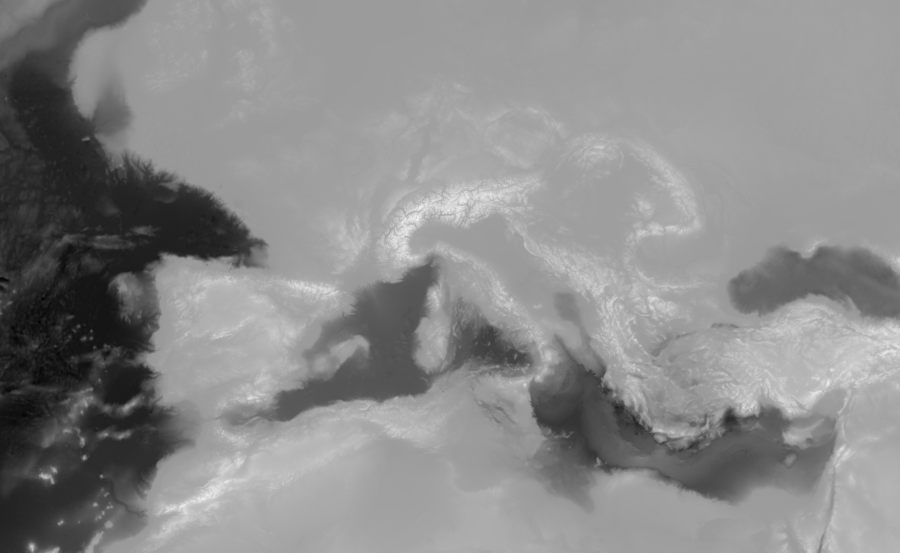
#> input picture jarvis-intelligence-chamber/assets/nautical/terrain/mediterranean-elevation-2min.png, 1800 x 1105 px (shown at 1/2 size)
$ python build_professional_relief.py
#> lines starting #> are read from the running program, lines starting #| are printed output that depends on the picture
#!/usr/bin/env python3
"""Render the existing georeferenced NOAA elevation grid as an engraved atlas.
Relief and contours follow elevation data; paper grain is decorative only.
"""
from pathlib import Path
import hashlib,json
import numpy as np
from PIL import Image,ImageFilter
ROOT=Path(__file__).resolve().parents[1]
source=ROOT/'assets/nautical/terrain/mediterranean-elevation-2min.png'
elevation=np.asarray(Image.open(source),dtype=np.float32)-12000
height=np.maximum(elevation,0)
# Work at native grid resolution: avoid inventing finer terrain by upscaling first.
dy,dx=np.gradient(height,2250,2500)
normal=np.dstack((-dx*4,-dy*4,np.ones_like(height)))
normal/=np.linalg.norm(normal,axis=2)[:,:,None]
sun=np.array([-.60,-.62,.50]);sun/=np.linalg.norm(sun)
shade=np.clip(.66+np.sum(normal*sun,axis=2)*.60,.47,1.22)
stops=np.array([0,150,400,900,1600,2500,4000])
palette=np.array([[209,178,121],[201,168,108],[192,160,98],[191,159,105],[202,173,122],[222,197,151],[241,223,186]])
rgb=np.stack([np.interp(height,stops,palette[:,c]) for c in range(3)],axis=2)
# Tight elevation bands give a restrained engraved contour treatment.
contours=np.exp(-((np.mod(height,180)-90)/15)**2)*np.clip(height/600,0,1)
lat=np.degrees(2*np.arctan(np.exp(np.radians(66.48233060009922-(np.arange(1105)+.5)/30)))-np.pi/2)[:,None]
green=np.clip((lat-36)/5,0,1)*np.exp(-((height-550)/650)**2)*.55
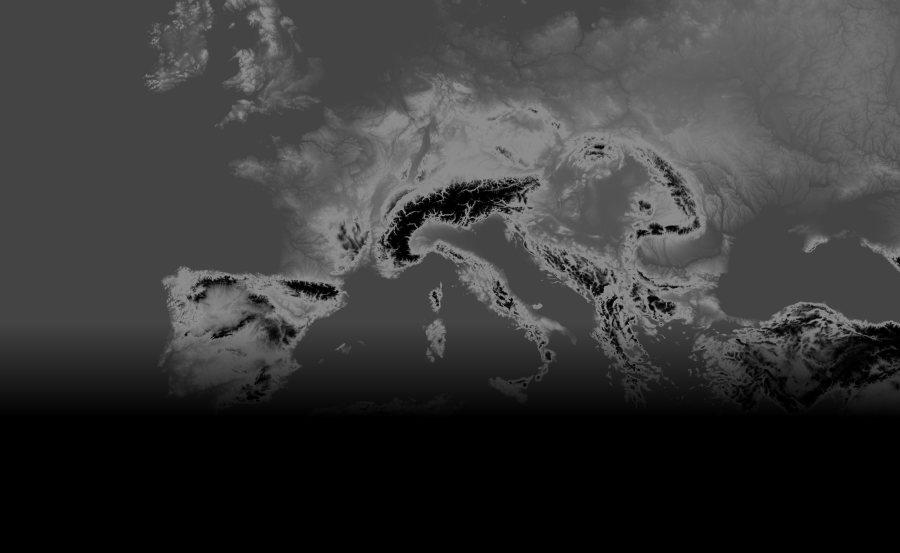
#> green: shape (1105, 1800) float64 (shown at 1/2 size); min 0, max 0.55, mean 0.224
rgb=rgb*(1-green[:,:,None])+np.array([130,139,79])[None,None,:]*green[:,:,None]
rgb*=shade[:,:,None]*(1-contours[:,:,None]*.13)
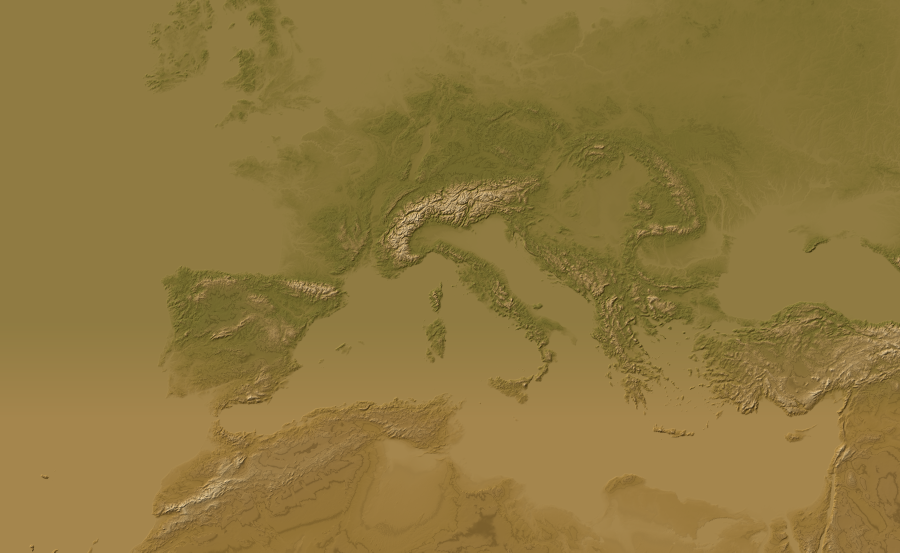
#> rgb: shape (1105, 1800, 3) float64 (shown at 1/2 size); mean of channels 0, 1, 2 178.5, 157.1, 101.6; drawn with min black and max white
rgb=np.uint8(np.clip(rgb,0,255))
img=Image.fromarray(rgb).resize((1800,1105),Image.Resampling.LANCZOS).filter(ImageFilter.UnsharpMask(radius=1,percent=145,threshold=2))
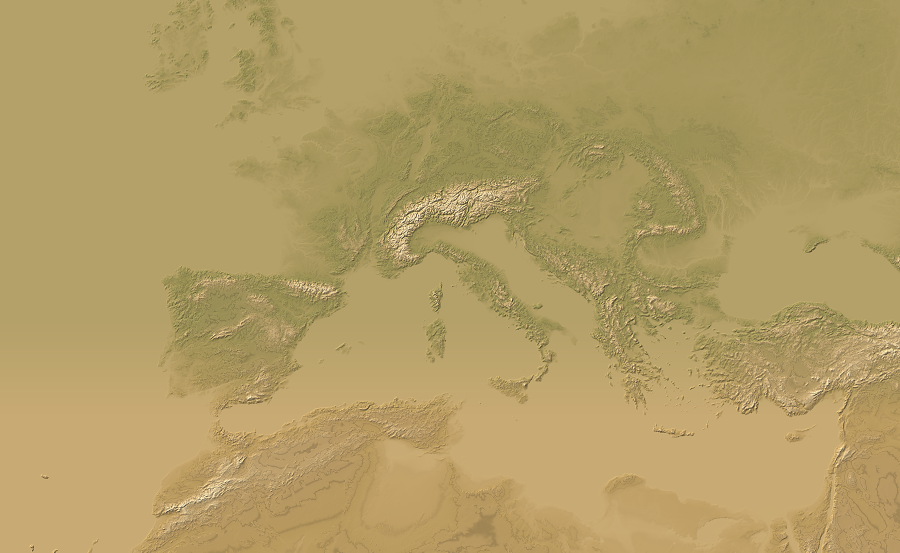
#> img: PIL image 1800x1105 RGB (shown at 1/2 size); mean R, G, B 178.1, 156.7, 101.2
# Deterministic nongeographic paper grain; it does not alter heights/coastlines.
rng=np.random.default_rng(1577)
paper=np.asarray(img,dtype=np.float32)
paper+=rng.normal(0,2.6,(1105,1800,1))
target=ROOT/'assets/nautical/terrain/professional-relief.png'
Image.fromarray(np.uint8(np.clip(paper,0,255))).save(target,optimize=True)
# Bathymetry supplies subtle physical structure to the dark sea.
depth=np.maximum(-elevation,0)
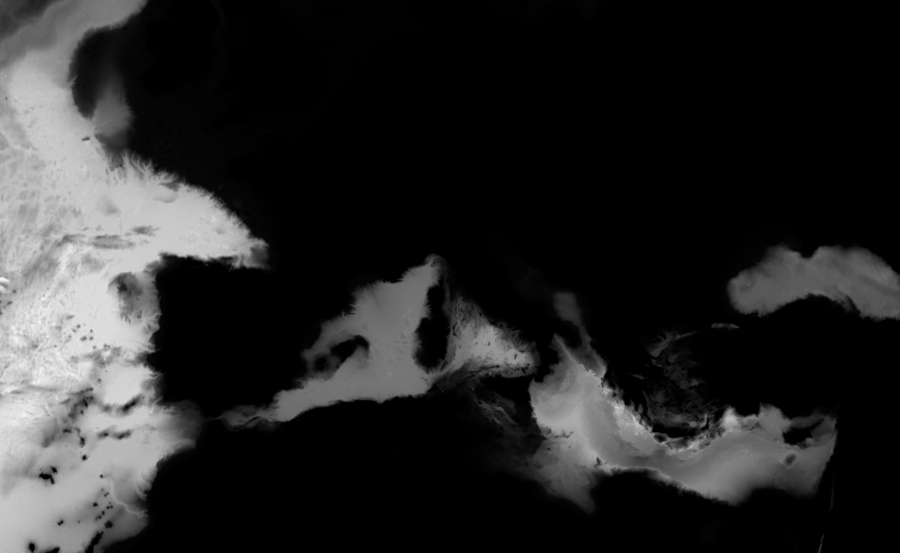
#> depth: shape (1105, 1800) float32 (shown at 1/2 size); min 0, max 6191, mean 952.2; drawn with min black and max white
ocean_stops=np.array([0,150,600,1800,3500,6500])
ocean_palette=np.array([[24,73,77],[16,66,74],[11,58,68],[6,46,58],[5,36,47],[4,29,41]])
ocean=np.stack([np.interp(depth,ocean_stops,ocean_palette[:,c]) for c in range(3)],axis=2)
oy,ox=np.gradient(depth,2250,2500)
light=np.clip(1+(-ox-oy)*.3,.88,1.14)
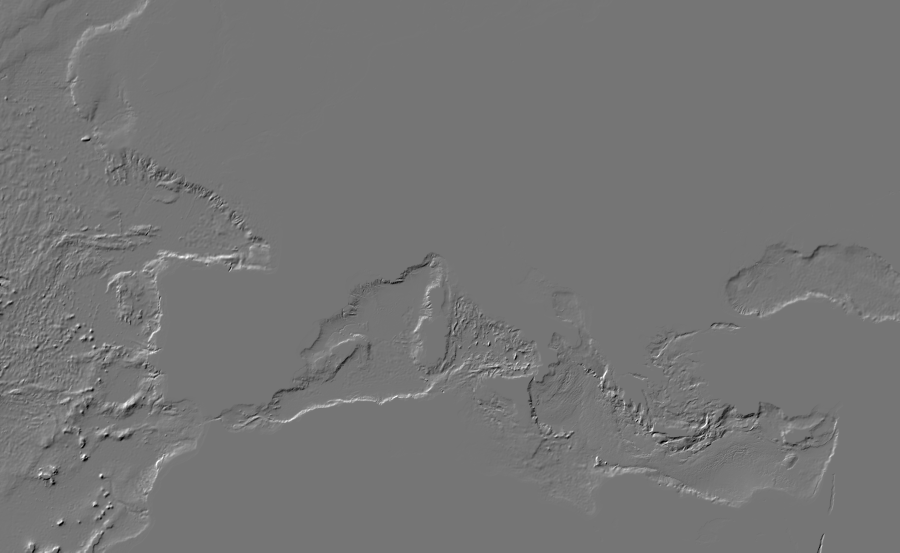
#> light: shape (1105, 1800) float32 (shown at 1/2 size); min 0.88, max 1.14, mean 1; drawn with min black and max white
ocean=ocean*light[:,:,None]+rng.normal(0,1.5,(1105,1800,1))
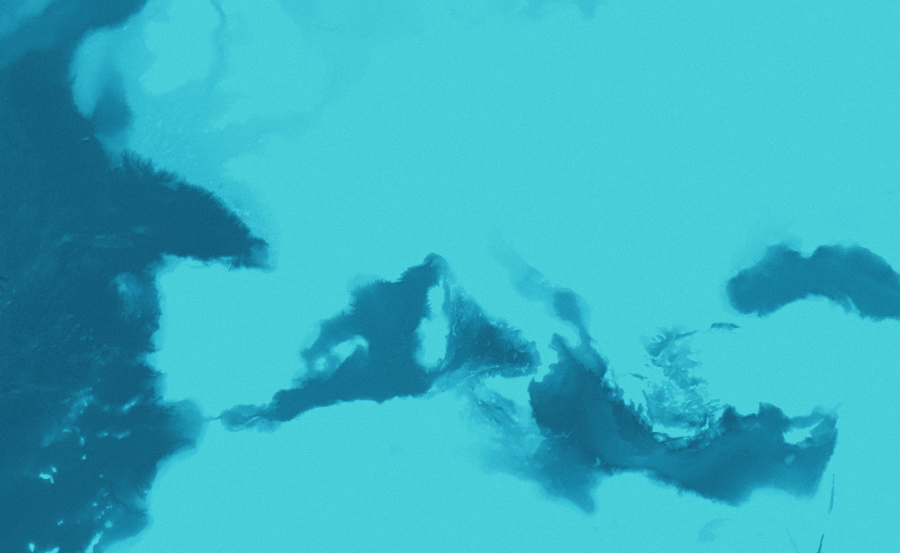
#> ocean: shape (1105, 1800, 3) float64 (shown at 1/2 size); mean of channels 0, 1, 2 18, 62.7, 69.2; drawn with min black and max white
Image.fromarray(np.uint8(np.clip(ocean,0,255))).save(target.with_name('professional-ocean.png'),optimize=True)
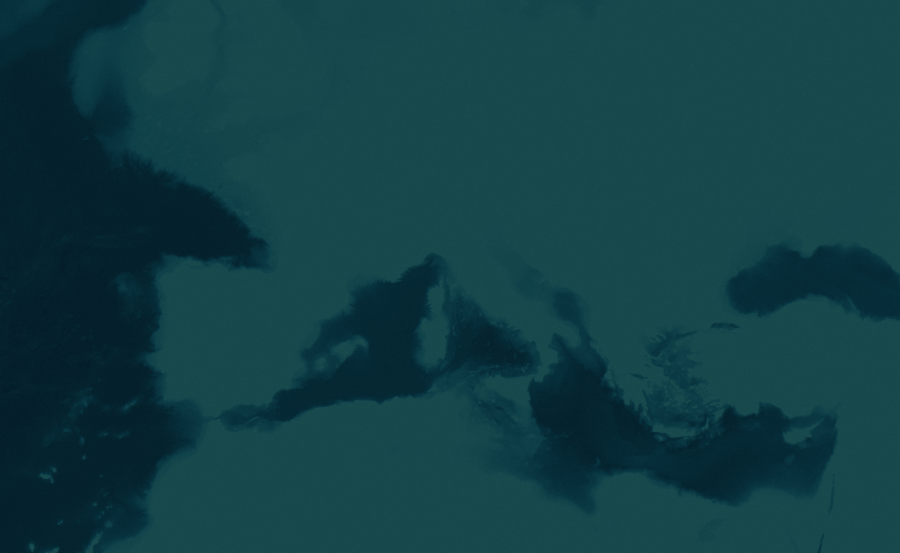
#> saved as professional-ocean.png: PIL image 1800x1105 RGB (shown at 1/2 size); mean R, G, B 17.5, 62.2, 68.7
print(json.dumps({'source_sha256':hashlib.sha256(source.read_bytes()).hexdigest(),'extent':'existing 1800x1105 Mercator nautical chart','asset':target.name,'bytes':target.stat().st_size}))
